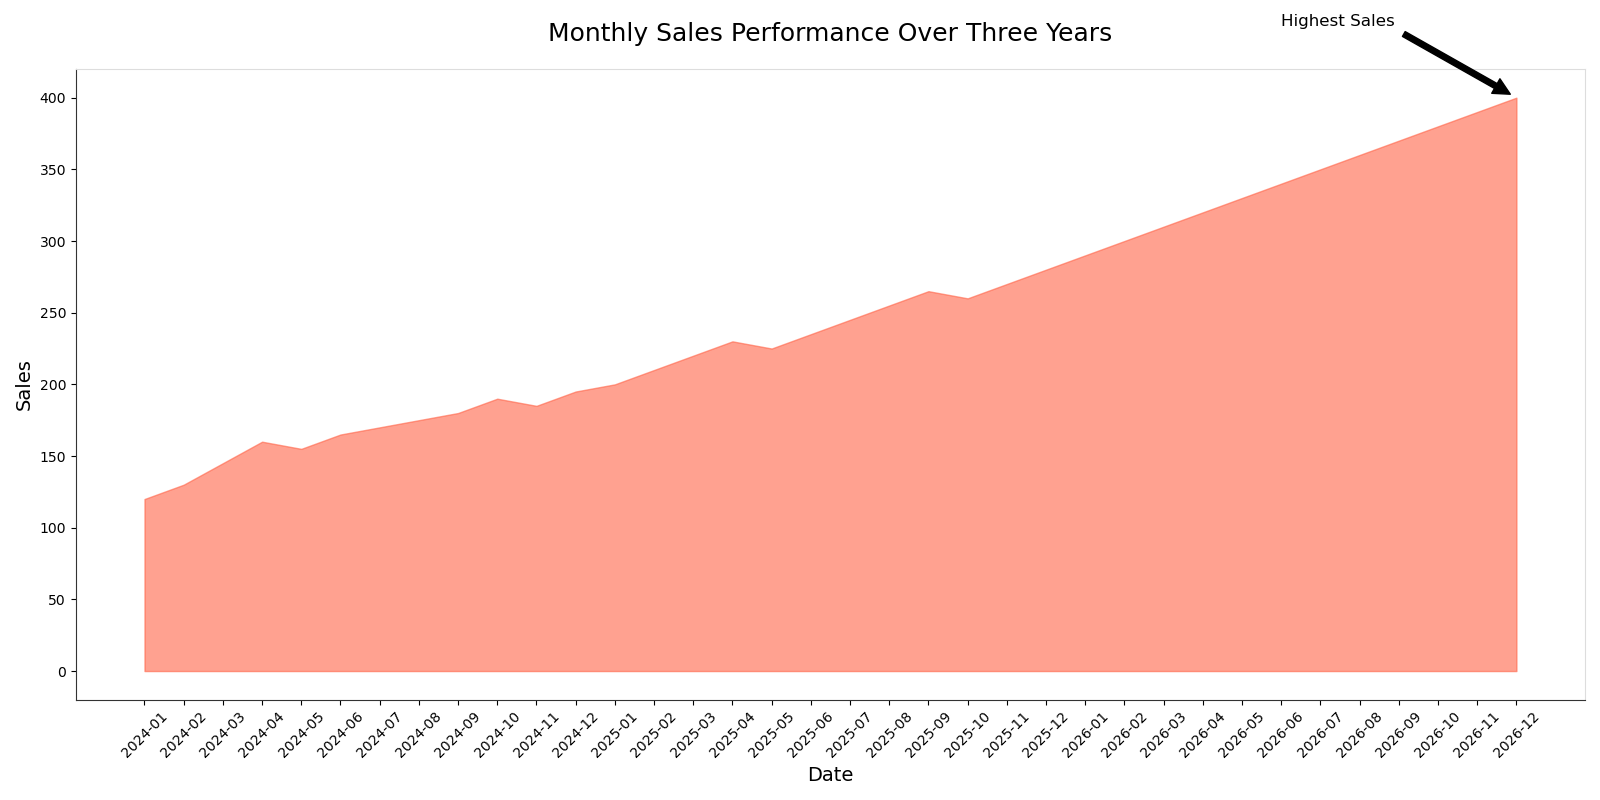

Write Python code to recreate this figure.

import matplotlib.pyplot as plt
import pandas as pd
import numpy as np

data = {
    'Date': pd.date_range(start='2024-01-01', periods=36, freq='M').strftime('%Y-%m').tolist(),
    'Sales': [120, 130, 145, 160, 155, 165, 170, 175, 180, 190, 185, 195, 200, 210, 220, 230, 225, 235, 245, 255, 265, 260, 270, 280, 290, 300, 310, 320, 330, 340, 350, 360, 370, 380, 390, 400]
}

df = pd.DataFrame(data)

fig, ax = plt.subplots(figsize=(16, 8))

ax.fill_between(df['Date'], df['Sales'], color='#ff6347', alpha=0.6)

ax.set_title('Monthly Sales Performance Over Three Years', fontsize=18, pad=20)
ax.set_xlabel('Date', fontsize=14)
ax.set_ylabel('Sales', fontsize=14)
ax.annotate('Highest Sales', xy=('2026-12', 400), xytext=('2026-06', 450),
            arrowprops=dict(facecolor='black', shrink=0.05), fontsize=12)

ax.spines['top'].set_color('#DDDDDD')
ax.spines['right'].set_color('#DDDDDD')
ax.spines['left'].set_color('#333333')
ax.spines['bottom'].set_color('#333333')

plt.xticks(rotation=45)

plt.tight_layout()
plt.show()
